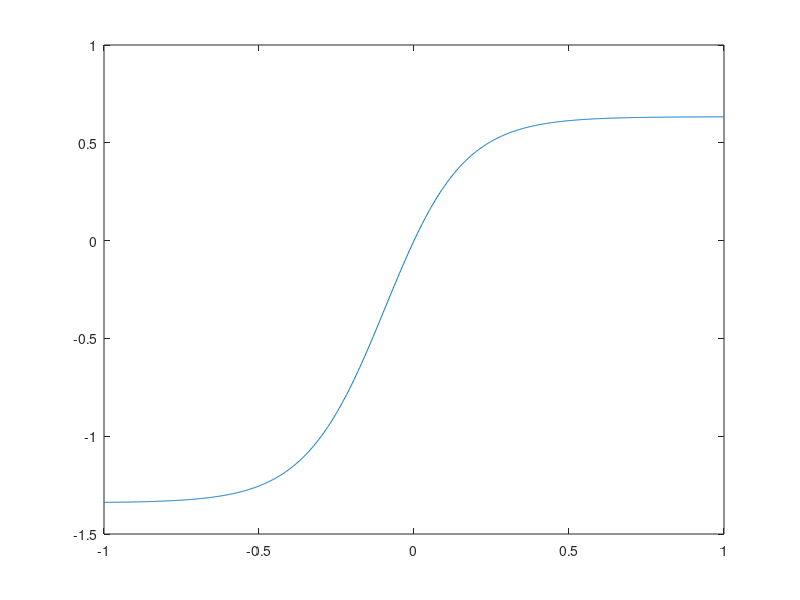

Recreate this plot in MATLAB.
clear
umin = -1;
umax = 1;

alpha1 = -1.489028;
alpha2 = 0.535261;
beta1 = 0.012757;
beta2 = 0.010360;
u_sym  = linspace(umin,umax,1000);
y = [];
for i = 1:length(u_sym)
    g1 = (exp(7.5 * u_sym(i))-1)/(exp(7.5*u_sym(i))+1);
    y = [y, 1.2 * (1 - exp(-1.5 * ((beta2+beta1)*g1 / (1+alpha1+alpha2))))];
end
plot(u_sym,y);